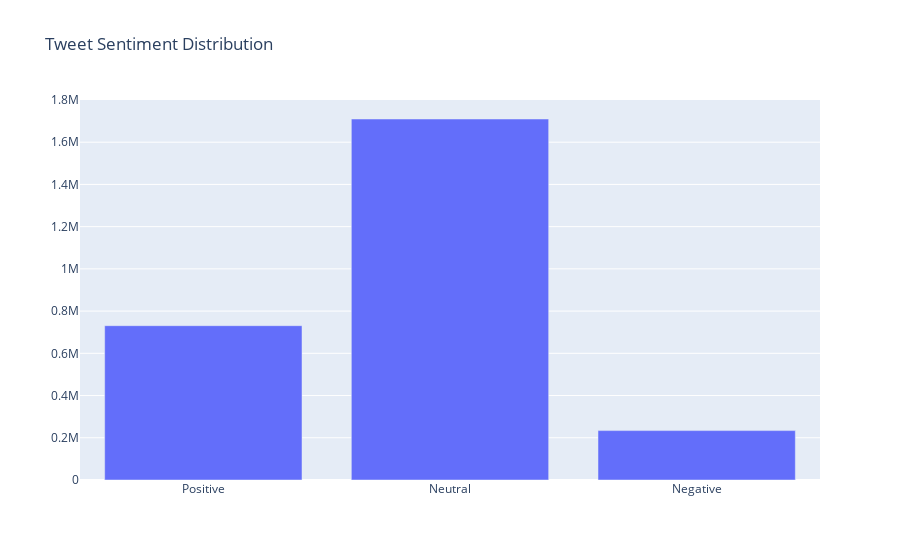

The notebook cell this image was saved under:
### Code cell
import plotly.express as px
import plotly.graph_objects as go

fig = go.Figure(
    go.Bar(
        x = ['Positive', 'Neutral', 'Negative'],
        # Binary label
        y = df['label'].value_counts().sort_index()
        # One hot label
        # y = np.sum(df['label'].values)
    )
)

fig.update_layout(title_text = 'Tweet Sentiment Distribution')
fig.show()

### Figure 1 — Plotly figure (JSON) as saved in the notebook; plotly's stock layout.template omitted (floating-point values rounded to 4 significant figures)
{"data": [{"type": "bar", "x": ["Positive", "Neutral", "Negative"], "y": [730948, 1709882, 234006]}], "layout": {"title": {"text": "Tweet Sentiment Distribution"}}}
